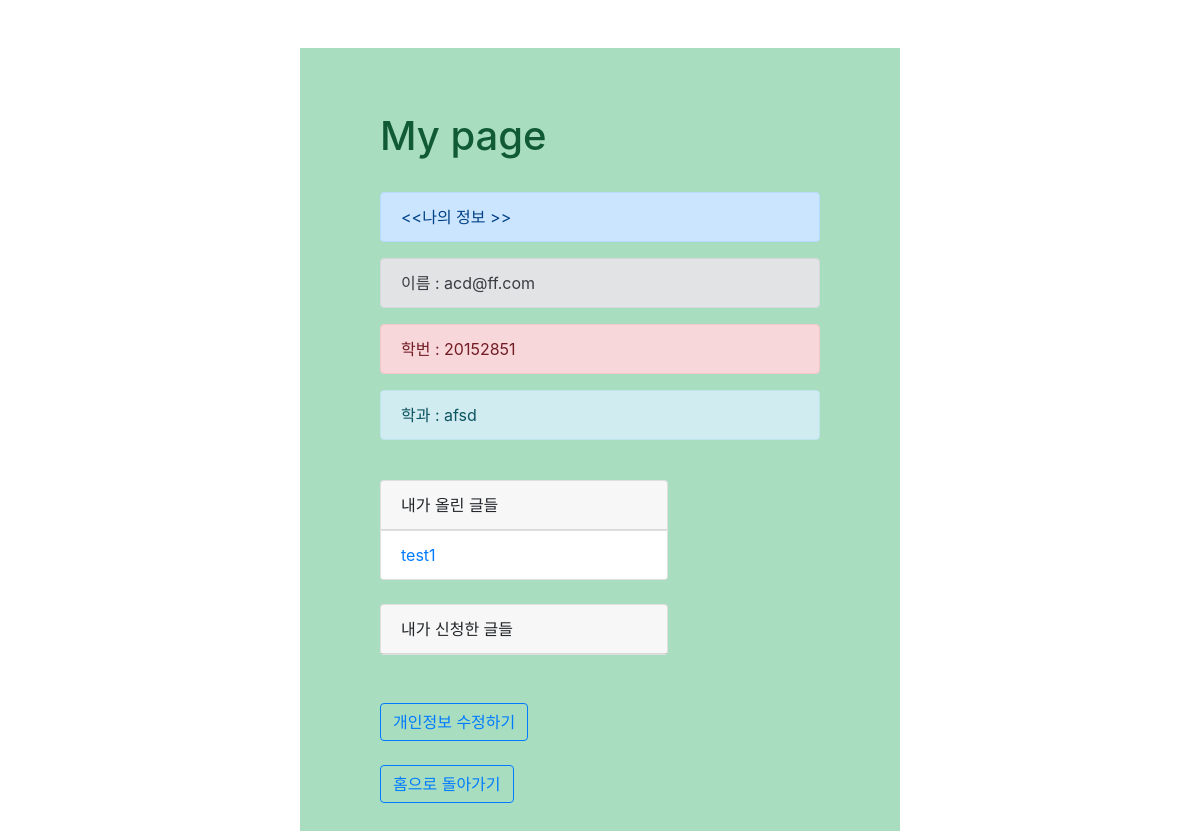
Screenshot of /account/mypage/ (signed in) with the database file from the repository.
### account/models.py (models this page shows)
class User(AbstractUser):
    code = models.IntegerField(null = True)
    department = models.CharField(max_length=200, null= True)

### main/models.py (models this page shows, shortened)
class Board(models.Model):
    title = models.CharField(max_length=100,null=True)
    pub_date = models.DateTimeField(null=True)
    body = models.TextField(null=True)
    meeting_time = models.DurationField(null=True)
    number = models.IntegerField(null=True)
    location = models.CharField(max_length=30,null=True)
    writer = models.CharField(max_length=500, null=True)
    like=models.ManyToManyField(User, blank=True,related_name="User_apply")

### account/views.py (the view)
# urls.py: path('mypage/',views.mypage ,name="mypage"),
def mypage(request):
    mypage_info = User.objects.get(username=request.user.username)
    my_post=Board.objects.filter(writer=request.user.username)
    applied_boards=request.user.User_apply.all()
    return render(request,'mypage.html',{"my_post": my_post,"applied_boards":applied_boards})

### account/templates/mypage.html (shortened to what this page needs)
<div class = "container">
    <h1>My page</h3>
    <br>
    <div class="alert alert-primary" role="alert">
       <<나의 정보 >>
      </div>
      <div class="alert alert-secondary" role="alert">
        이름 : {{ user.username}}
      </div>
      <div class="alert alert-danger" role="alert">
        학번 : {{user.code}}
      </div>
      <div class="alert alert-info" role="alert">
        학과 : {{user.department}}
      </div>
    <br>
    <div class="card" style="width: 18rem;", style= "padding-left: 15%;">
        <div class="card-header">
            내가 올린 글들
        </div>
        {% for tmp in my_post %}
        <ul class="list-group list-group-flush">
          <li class="list-group-item">
              <a href="{% url 'detail' tmp.id %}">{{tmp.title}}</a>
            </li>
        </ul>
        {% endfor %}
    </div>
    <br>
    <div class="card" style="width: 18rem;", style= "padding-left: 15%;">
        <div class="card-header">
            내가 신청한 글들
        </div>
    </div>
    <br><br>
    <button type="button" class="btn btn-outline-primary"><a href="{% url 'edit' user.id %}">개인정보 수정하기</a></button>
    <br><br>
    <button type="button" class="btn btn-outline-primary"><a href="{%url 'home'%}"> 홈으로 돌아가기</a> </button>
    <br><br><br>
    <link rel="stylesheet" href="https://stackpath.bootstrapcdn.com/bootstrap/4.5.0/css/bootstrap.min.css">
</div>
<link rel="stylesheet" href="https://stackpath.bootstrapcdn.com/bootstrap/4.5.0/css/bootstrap.min.css">

### account/templates/mypage.html (style rules this page uses)
.container { box-sizing: border-box; width:50%; height:120%; background-color: rgb(168, 221, 192); padding: 4rem 5rem; }
h1 { color: rgb(17, 90, 54); }

### rows the page displays
User: username "acd@ff.com", code "20152851", department "afsd"
Board: title "test1"
